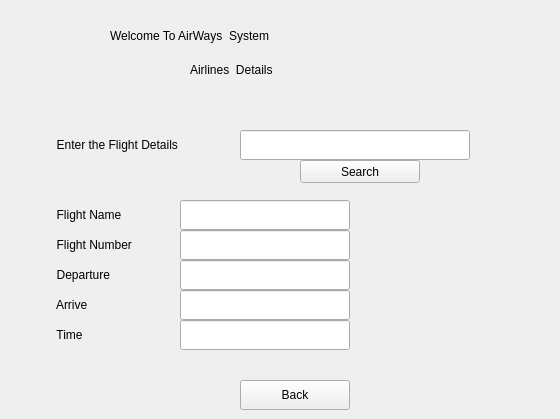
     <widget class="QWidget" name="FlightdetailSee">
      <widget class="QLabel" name="title_3">
       <property name="geometry">
        <rect>
         <x>110</x>
         <y>20</y>
         <width>441</width>
         <height>31</height>
        </rect>
       </property>
       <property name="styleSheet">
        <string notr="true">font: 75 italic 20pt &quot;MS Shell Dlg 2&quot;;
font: 75 22pt &quot;MS Shell Dlg 2&quot;;</string>
       </property>
       <property name="text">
        <string>Welcome To AirWays  System</string>
       </property>
      </widget>
      <widget class="QLabel" name="detaillable_3">
       <property name="geometry">
        <rect>
         <x>190</x>
         <y>60</y>
         <width>191</width>
         <height>20</height>
        </rect>
       </property>
       <property name="styleSheet">
        <string notr="true">font: 75 14pt &quot;MS Shell Dlg 2&quot;;</string>
       </property>
       <property name="text">
        <string>Airlines  Details</string>
       </property>
      </widget>
      <widget class="QLabel" name="label_3">
       <property name="geometry">
        <rect>
         <x>50</x>
         <y>130</y>
         <width>190</width>
         <height>30</height>
        </rect>
       </property>
       <property name="styleSheet">
        <string notr="true">font: 75 12pt &quot;MS Shell Dlg 2&quot;;</string>
       </property>
       <property name="text">
        <string>  Enter the Flight Details</string>
       </property>
      </widget>
      <widget class="QLineEdit" name="searchflight">
       <property name="geometry">
        <rect>
         <x>240</x>
         <y>130</y>
         <width>230</width>
         <height>30</height>
        </rect>
       </property>
      </widget>
      <widget class="QPushButton" name="search">
       <property name="geometry">
        <rect>
         <x>300</x>
         <y>160</y>
         <width>120</width>
         <height>23</height>
        </rect>
       </property>
       <property name="styleSheet">
        <string notr="true">font: 75 12pt &quot;MS Shell Dlg 2&quot;;</string>
       </property>
       <property name="text">
        <string>Search</string>
       </property>
      </widget>
      <widget class="QPushButton" name="back">
       <property name="geometry">
        <rect>
         <x>240</x>
         <y>380</y>
         <width>110</width>
         <height>30</height>
        </rect>
       </property>
       <property name="styleSheet">
        <string notr="true">font: 75 12pt &quot;MS Shell Dlg 2&quot;;</string>
       </property>
       <property name="text">
        <string>Back</string>
       </property>
      </widget>
      <widget class="QLineEdit" name="searchflightname">
       <property name="geometry">
        <rect>
         <x>180</x>
         <y>200</y>
         <width>170</width>
         <height>30</height>
        </rect>
       </property>
      </widget>
      <widget class="QLineEdit" name="searchflightnumber">
       <property name="geometry">
        <rect>
         <x>180</x>
         <y>230</y>
         <width>170</width>
         <height>30</height>
        </rect>
       </property>
      </widget>
      <widget class="QLineEdit" name="searchflightform">
       <property name="geometry">
        <rect>
         <x>180</x>
         <y>260</y>
         <width>170</width>
         <height>30</height>
        </rect>
       </property>
      </widget>
      <widget class="QLineEdit" name="searchflightTo">
       <property name="geometry">
        <rect>
         <x>180</x>
         <y>290</y>
         <width>170</width>
         <height>30</height>
        </rect>
       </property>
      </widget>
      <widget class="QLabel" name="label_4">
       <property name="geometry">
        <rect>
         <x>50</x>
         <y>200</y>
         <width>130</width>
         <height>30</height>
        </rect>
       </property>
       <property name="styleSheet">
        <string notr="true">font: 75 12pt &quot;MS Shell Dlg 2&quot;;</string>
       </property>
       <property name="text">
        <string>  Flight Name</string>
       </property>
      </widget>
      <widget class="QLabel" name="label_5">
       <property name="geometry">
        <rect>
         <x>50</x>
         <y>230</y>
         <width>130</width>
         <height>30</height>
        </rect>
       </property>
       <property name="styleSheet">
        <string notr="true">font: 75 12pt &quot;MS Shell Dlg 2&quot;;</string>
       </property>
       <property name="text">
        <string>  Flight Number</string>
       </property>
      </widget>
      <widget class="QLabel" name="label_6">
       <property name="geometry">
        <rect>
         <x>50</x>
         <y>260</y>
         <width>130</width>
         <height>30</height>
        </rect>
       </property>
       <property name="styleSheet">
        <string notr="true">font: 75 12pt &quot;MS Shell Dlg 2&quot;;</string>
       </property>
       <property name="text">
        <string>  Departure</string>
       </property>
      </widget>
      <widget class="QLabel" name="label_7">
       <property name="geometry">
        <rect>
         <x>50</x>
         <y>290</y>
         <width>130</width>
         <height>30</height>
        </rect>
       </property>
       <property name="styleSheet">
        <string notr="true">font: 75 12pt &quot;MS Shell Dlg 2&quot;;</string>
       </property>
       <property name="text">
        <string>  Arrive</string>
       </property>
      </widget>
      <widget class="QLabel" name="label_8">
       <property name="geometry">
        <rect>
         <x>50</x>
         <y>320</y>
         <width>130</width>
         <height>30</height>
        </rect>
       </property>
       <property name="styleSheet">
        <string notr="true">font: 75 12pt &quot;MS Shell Dlg 2&quot;;</string>
       </property>
       <property name="text">
        <string>  Time</string>
       </property>
      </widget>
      <widget class="QLineEdit" name="searchflighttime">
       <property name="geometry">
        <rect>
         <x>180</x>
         <y>320</y>
         <width>170</width>
         <height>30</height>
        </rect>
       </property>
      </widget>
      <zorder>title_3</zorder>
      <zorder>detaillable_3</zorder>
      <zorder>label_3</zorder>
      <zorder>searchflight</zorder>
      <zorder>search</zorder>
      <zorder>searchflightname</zorder>
      <zorder>searchflightnumber</zorder>
      <zorder>searchflightform</zorder>
      <zorder>searchflightTo</zorder>
      <zorder>label_4</zorder>
      <zorder>label_5</zorder>
      <zorder>label_6</zorder>
      <zorder>label_7</zorder>
      <zorder>label_8</zorder>
      <zorder>searchflighttime</zorder>
      <zorder>back</zorder>
     </widget>
